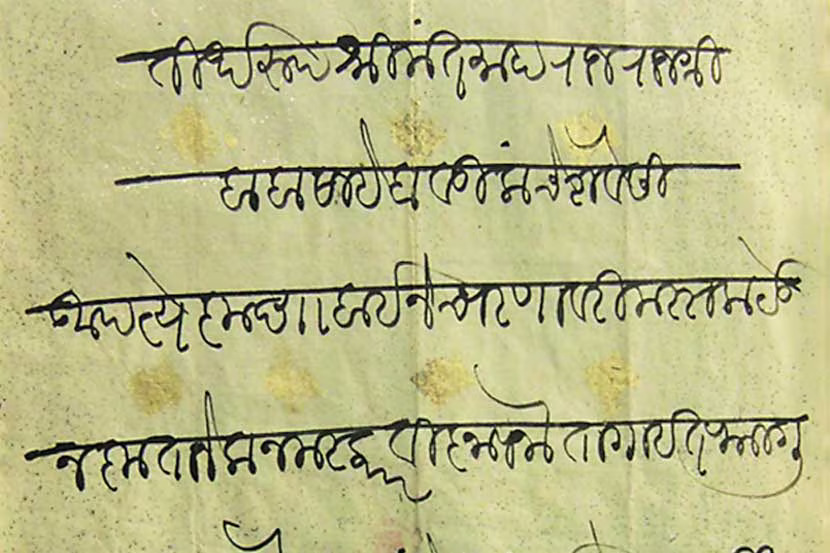
#> input picture images_raw/example1.jpg, 830 x 553 px
$ python -i hpp_segmenter.py   (imports and definitions only)
#> lines starting #> are read from the running program, lines starting #| are printed output that depends on the picture; after the words box and inside, x2 and y2 are one past the last pixel; in counts of white or black regions, pixels touching at a corner belong together
import cv2
import numpy as np
import os
import matplotlib.pyplot as plt
from scipy.signal import find_peaks, savgol_filter

class HPPSegmenter:
    """
    Classical Computer Vision Line Segmenter using Horizontal Projection Profile (HPP).
    Requires ZERO model training.
    """
    def __init__(self, output_dir="segmented_lines", debug=False,
                 blur_ksize=5, block_size=15, c_val=10,
                 savgol_window=21, ink_threshold=5, min_line_height=15, pad=5):
        self.output_dir = output_dir
        self.debug = debug
        self.blur_ksize = blur_ksize
        self.block_size = block_size
        self.c_val = c_val
        self.savgol_window = savgol_window
        self.ink_threshold = ink_threshold
        self.min_line_height = min_line_height
        self.pad = pad

        if not os.path.exists(self.output_dir):
            os.makedirs(self.output_dir)

    def preprocess(self, image_path):
        """Loads and binarizes the image (Text = White, Background = Black)."""
#> called with image_path = '../../../../../images_raw/example1.jpg'
        # 1. Load image in grayscale
        img = cv2.imread(image_path, cv2.IMREAD_GRAYSCALE)
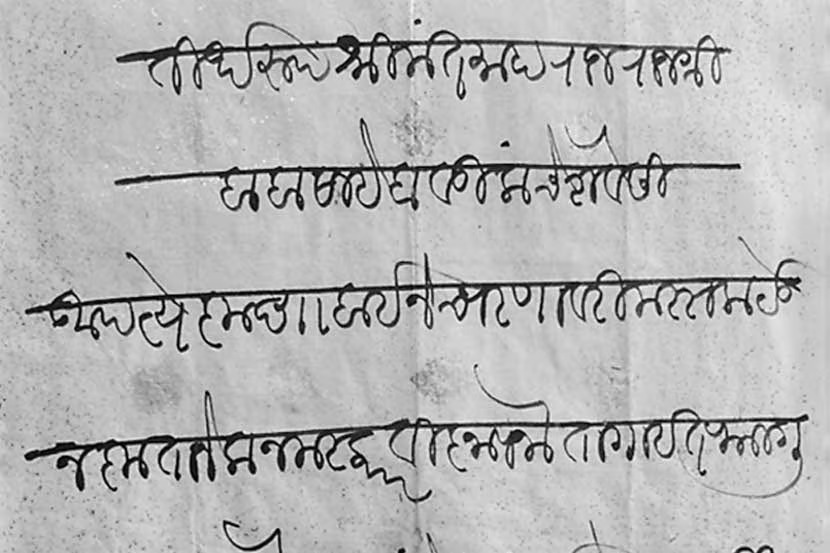
#> img: shape (553, 830); min 0, max 255, mean 181.3
        if img is None:
            raise FileNotFoundError(f"Could not load image: {image_path}")

        # Keep original for cropping later
        original_color = cv2.imread(image_path)
#> original_color is the input picture: shape (553, 830, 3); mean B, G, R 137.4, 186.5, 187.7

        # 2. Gaussian Blur to remove high-frequency noise
        blurred = cv2.GaussianBlur(img, (self.blur_ksize, self.blur_ksize), 0)

        # 3. Adaptive Thresholding (Handles uneven lighting in historical docs)
        binary = cv2.adaptiveThreshold(
            blurred, 255, cv2.ADAPTIVE_THRESH_GAUSSIAN_C,
            cv2.THRESH_BINARY_INV, self.block_size, self.c_val
        )
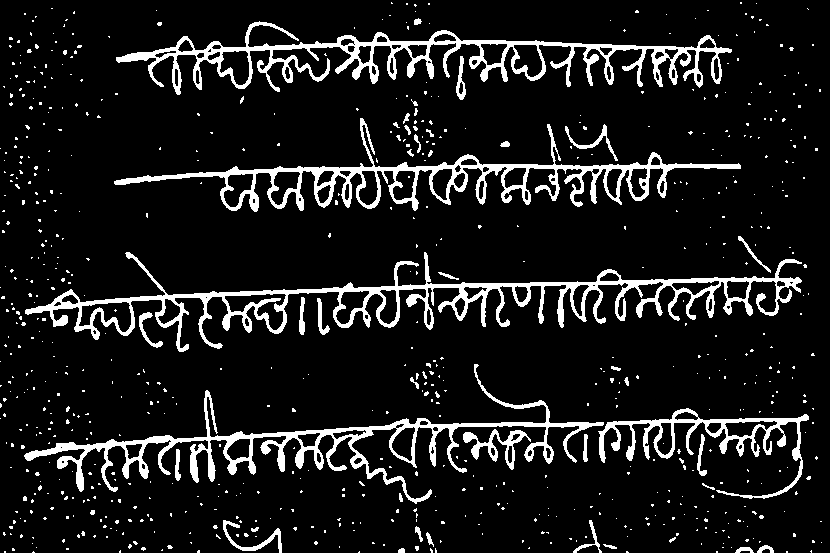
#> binary: shape (553, 830); 10.4% white; 734 white regions (691 under 20 px), largest, box (x1, y1, x2, y2) and area: (25, 252, 802, 352) 11336, (116, 21, 732, 95) 9117, (24, 364, 604, 504) 8463

        # 4. Optional: Morphological Opening to remove tiny speckles
        kernel = cv2.getStructuringElement(cv2.MORPH_RECT, (2, 2))
        clean_binary = cv2.morphologyEx(binary, cv2.MORPH_OPEN, kernel)
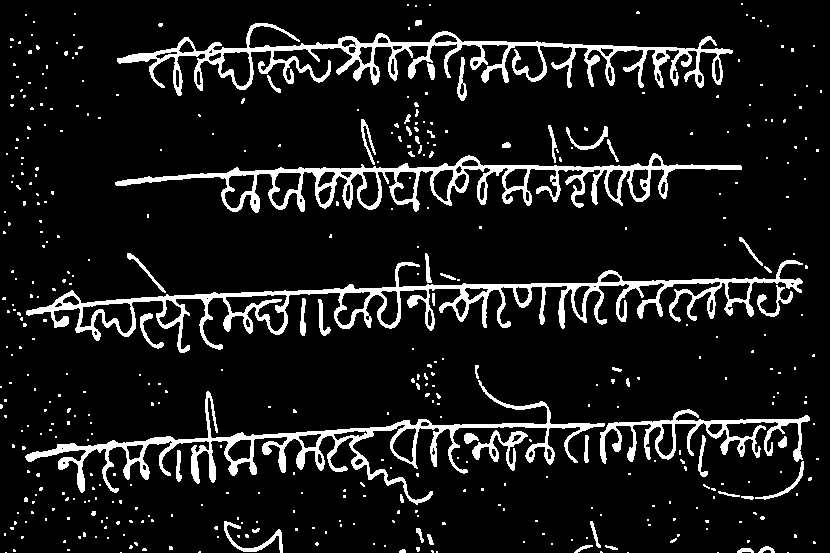
#> clean_binary: shape (553, 830); 10.2% white; 440 white regions (383 under 20 px), largest, box (x1, y1, x2, y2) and area: (26, 260, 803, 353) 10652, (117, 23, 733, 96) 8920, (25, 380, 605, 505) 8403

        return original_color, clean_binary

    def compute_hpp(self, binary_image):
        """Calculates the Horizontal Projection Profile."""
        # Sum all pixel values across the horizontal axis (axis=1)
        # Divide by 255 so the value represents the *number of text pixels* per row
        hpp = np.sum(binary_image, axis=1) / 255.0
#> hpp = 553 values, max 447 at index 168, min 0 at index 0, mean 84.39
        return hpp

    def segment_lines(self, image_path):
        """Executes the HPP pipeline and crops the text lines."""
        print(f"[*] Processing: {os.path.basename(image_path)}")

        original, binary = self.preprocess(image_path)
        hpp = self.compute_hpp(binary)

        # Smooth the histogram to prevent accidental splits inside letters with gaps (like 'i' or 'j')
        # savgol_filter applies a polynomial smoothing that preserves peak heights better than moving average
        smoothed_hpp = savgol_filter(hpp, window_length=self.savgol_window, polyorder=3)
#> smoothed_hpp = 553 values, max 288.9 at index 171, min -1.53 at index 218, mean 84.4
        smoothed_hpp[smoothed_hpp < 0] = 0 # Remove negative artifacts from smoothing

        # --- Detect Text Lines ---
        # We find contiguous blocks of rows where the number of text pixels exceeds a threshold.
        # Threshold: E.g., at least 5 pixels of ink must exist on a row to consider it text.
        is_text_row = smoothed_hpp > self.ink_threshold

        line_regions = []
        in_line = False
        start_y = 0

        for y, is_text in enumerate(is_text_row):
            if is_text and not in_line:
                # We just entered a text line
                start_y = y
                in_line = True
            elif not is_text and in_line:
                # We just exited a text line (hit a valley)
                end_y = y
                in_line = False

                # Filter out garbage: A valid Modi script line must be at least 15 pixels tall
                if (end_y - start_y) > self.min_line_height:
                    line_regions.append((start_y, end_y))
#> this loop made 553 passes
#> (is_text, in_line) on pass 18: (True, True)
#> after the loop, end_y = 355; in_line = True; line_regions = [(17, 214), (248, 355)]; start_y = 363

        # Handle edge case where text hits the absolute bottom of the image
        if in_line and (len(is_text_row) - start_y) > self.min_line_height:
            line_regions.append((start_y, len(is_text_row)))

        # --- Visual Debugging (Optional) ---
        if self.debug:
            self._plot_debug(original, binary, smoothed_hpp, line_regions)

        # --- Crop and Save ---
        saved_paths = []
        for idx, (start_y, end_y) in enumerate(line_regions):
            # Add a small 5-pixel padding top and bottom so text isn't cut off tightly
            y1 = max(0, start_y - self.pad)
            y2 = min(original.shape[0], end_y + self.pad)

            line_crop = original[y1:y2, :]

            out_path = os.path.join(self.output_dir, f"line_{idx:03d}.jpg")
            cv2.imwrite(out_path, line_crop)
            saved_paths.append(out_path)
#> this loop made 3 passes
#> (start_y, end_y, y1, y2) on passes 1 to 3: (17, 214, 12, 219), (248, 355, 243, 360), (363, 553, 358, 553)
#> pass 1, in segment_lines, `line_crop = original[y1:y2, :]`:
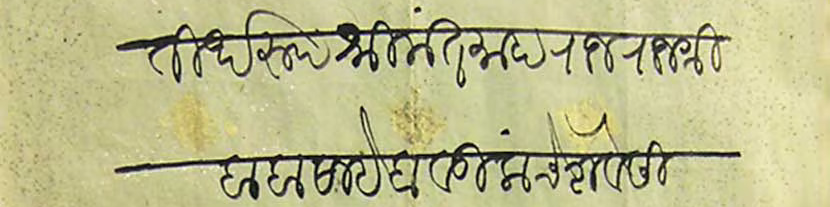
#> line_crop: shape (207, 830, 3); mean B, G, R 140.2, 187.1, 188.6
#> pass 2, in segment_lines, `line_crop = original[y1:y2, :]`:
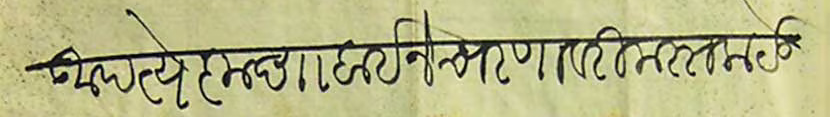
#> line_crop: shape (117, 830, 3); mean B, G, R 134.5, 181.9, 182.6
#> pass 3, in segment_lines, `line_crop = original[y1:y2, :]`:
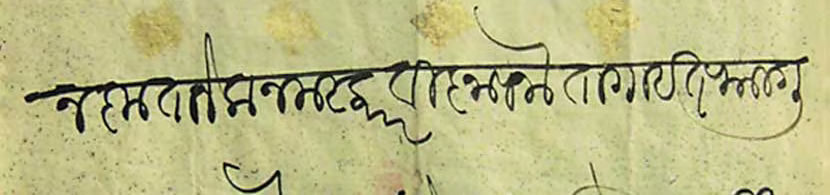
#> line_crop: shape (195, 830, 3); mean B, G, R 133.7, 185.7, 186.7
#> after the loop, saved_paths = ['segmented_lines/line_000.jpg', 'segmented_lines/line_001.jpg', 'segmented_lines/line_002.jpg']

        print(f"[+] Successfully extracted {len(line_regions)} lines to '{self.output_dir}'")
#| [+] Successfully extracted 3 lines to 'segmented_lines'
        return saved_paths

    def _plot_debug(self, original, binary, hpp, line_regions):
        """Displays the original image, the binary image, and the HPP histogram side-by-side."""
        fig, axes = plt.subplots(1, 3, figsize=(15, 8))

        axes[0].imshow(cv2.cvtColor(original, cv2.COLOR_BGR2RGB))
        axes[0].set_title("Original Image")

        axes[1].imshow(binary, cmap='gray')
        axes[1].set_title("Binarized")

        # Plot HPP sideways to align with the image rows
        y_coords = np.arange(len(hpp))
        axes[2].plot(hpp, y_coords, color='blue')
        axes[2].invert_yaxis() # Match image coordinate system (0 at top)
        axes[2].set_title("Horizontal Projection Profile")
        axes[2].set_xlabel("Number of Ink Pixels")

        # Draw red lines showing the calculated cuts
        for start_y, end_y in line_regions:
            axes[2].axhline(y=start_y, color='green', linestyle='--', alpha=0.6)
            axes[2].axhline(y=end_y, color='red', linestyle='--', alpha=0.6)

            axes[0].axhline(y=start_y, color='green', linestyle='--', alpha=0.6)
            axes[0].axhline(y=end_y, color='red', linestyle='--', alpha=0.6)

        plt.tight_layout()
        plt.show()

# ==========================================
# USAGE EXAMPLE
# ==========================================
# [8 lines not run here, left out]

>>> result = HPPSegmenter().segment_lines('../../../../../images_raw/example1.jpg')
#> result has the same summary as saved_paths in segment_lines

$ run again, on images_raw/example2.jpg
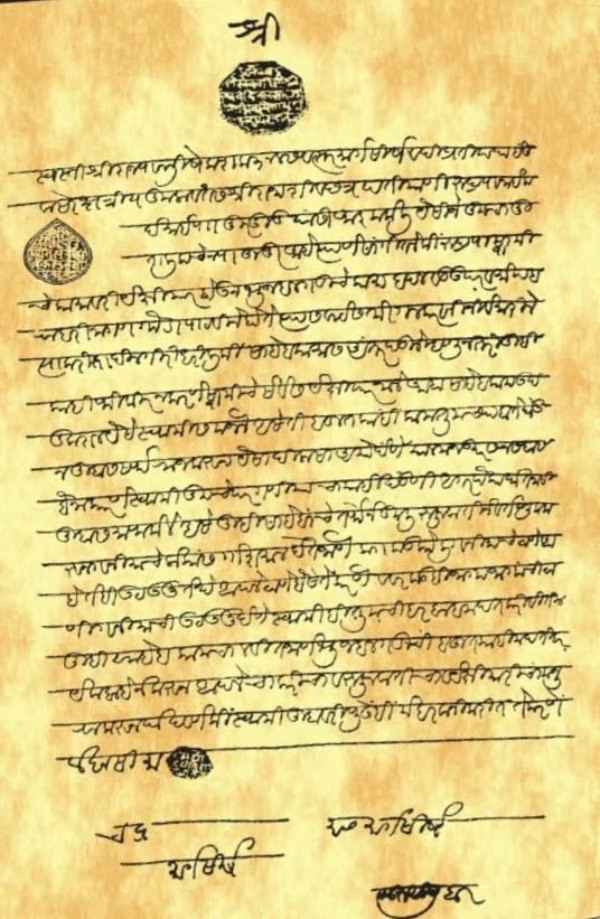
#> input picture images_raw/example2.jpg, 600 x 919 px
#> in preprocess, original_color is the input picture: shape (919, 600, 3); mean B, G, R 132.1, 203.2, 222.9
#> in preprocess, `binary = cv2.adaptiveThreshold( blurred, 255, cv2.ADAPTIVE_THRESH_GAUS..`:
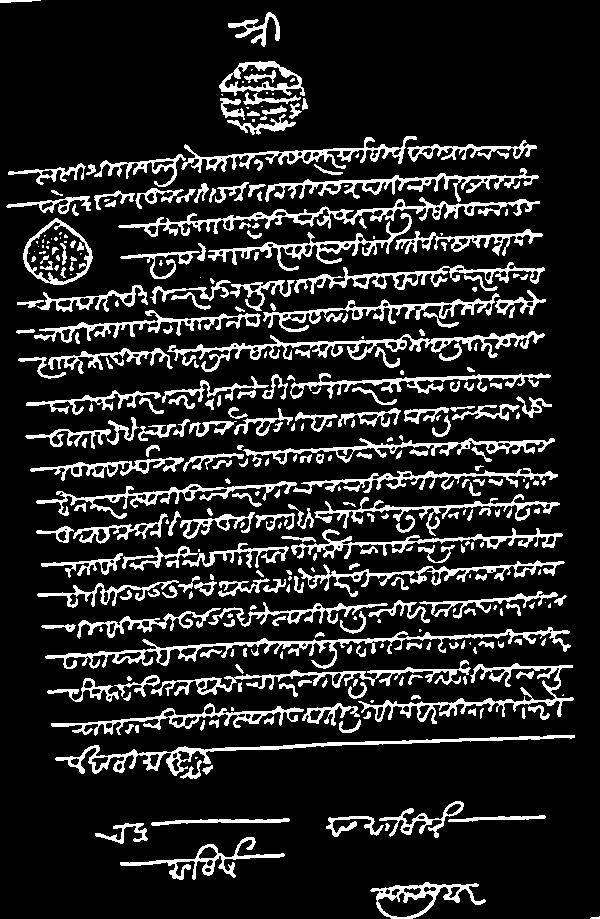
#> binary: shape (919, 600); 14.8% white; 354 white regions (81 under 20 px), largest, box (x1, y1, x2, y2) and area: (45, 627, 571, 669) 3184, (118, 197, 540, 237) 2845, (167, 331, 545, 372) 2834
#> clean_binary: shape (919, 600); 14.5% white; 666 white regions (142 under 20 px), largest, box (x1, y1, x2, y2) and area: (266, 169, 540, 203) 1928, (167, 736, 576, 777) 1666, (148, 632, 409, 670) 1456
#> in compute_hpp, `hpp = np.sum(binary_image, axis=1) / 255.0`: hpp = 919 values, max 232 at index 820, min 0 at index 4, mean 86.76
#> smoothed_hpp = 919 values, max 165.2 at index 307, min -3.21 at index 54, mean 86.75
#> the loop in segment_lines, `for y, is_text in enumerate(is_text_row):` made 919 passes
#> (is_text, in_line) on passes 1, 6, 17, 47, 60: (True, True), (False, False), (True, True), (False, False), (True, True)
#> after the loop in segment_lines, `for y, is_text in enumerate(is_text_row):`: end_y = 808; in_line = True; line_regions = [(16, 46), (59, 137), (140, 780)]; start_y = 811
#> the loop in segment_lines, `for idx, (start_y, end_y) in enumerate(line_regions): # Add a small 5-..` made 4 passes
#> (start_y, end_y, y1, y2) on passes 1 to 4: (16, 46, 11, 51), (59, 137, 54, 142), (140, 780, 135, 785), (811, 919, 806, 919)
#> pass 3, in segment_lines, `line_crop = original[y1:y2, :]`:
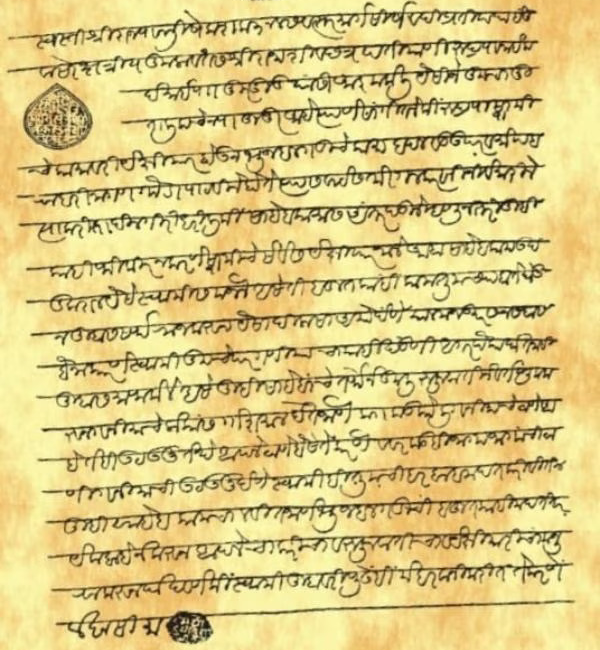
#> line_crop: shape (650, 600, 3); mean B, G, R 130.7, 199.5, 217.6
#> after the loop in segment_lines, `for idx, (start_y, end_y) in enumerate(line_regions):`: saved_paths = ['segmented_lines/line_000.jpg', 'segmented_lines/line_001.jpg', 'segmented_lines/line_002.jpg', 'segmented_lines/line_003.jpg']
#| [+] Successfully extracted 4 lines to 'segmented_lines'
#> result has the same summary as saved_paths in segment_lines

$ run again, on images_raw/example3.jpg
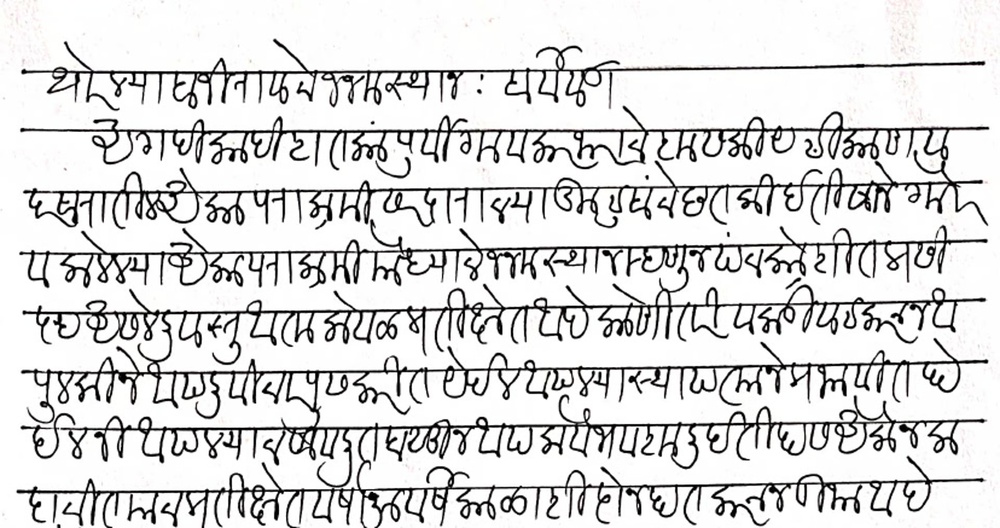
#> input picture images_raw/example3.jpg, 1000 x 528 px, shrunk from 1920 x 1013 before the run
#> in preprocess, original_color is the input picture: shape (528, 1000, 3); mean B, G, R 218.1, 218.1, 218.3
#> in preprocess, `binary = cv2.adaptiveThreshold( blurred, 255, cv2.ADAPTIVE_THRESH_GAUS..`:
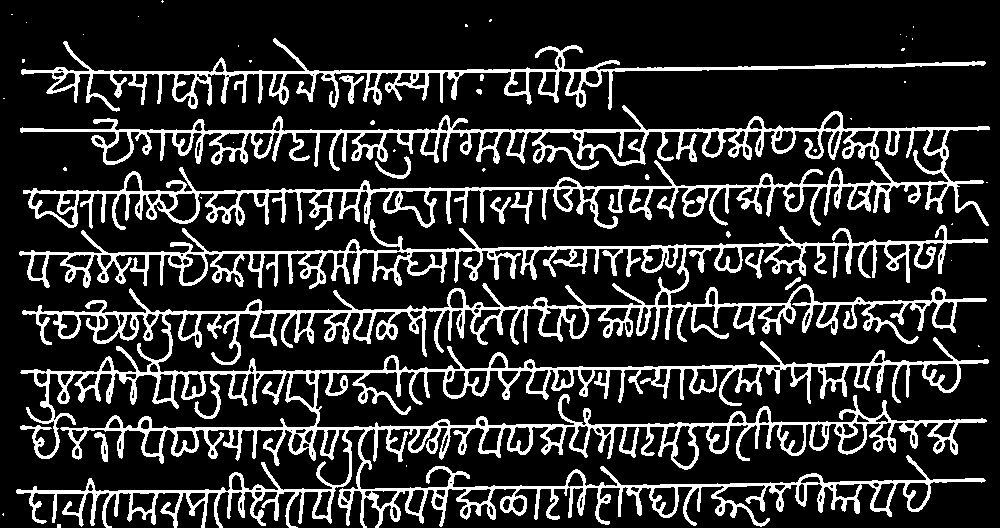
#> binary: shape (528, 1000); 18.3% white; 46 white regions (32 under 20 px), largest, box (x1, y1, x2, y2) and area: (16, 219, 989, 528) 63038, (20, 105, 990, 230) 23734, (21, 38, 986, 112) 8351
#> clean_binary: shape (528, 1000); 18.2% white; 30 white regions (12 under 20 px), largest, box (x1, y1, x2, y2) and area: (62, 338, 990, 528) 30964, (20, 220, 988, 460) 27611, (21, 106, 991, 231) 23663
#> in compute_hpp, `hpp = np.sum(binary_image, axis=1) / 255.0`: hpp = 528 values, max 910 at index 131, min 0 at index 0, mean 182.2
#> smoothed_hpp = 528 values, max 418.4 at index 429, min -6.43 at index 121, mean 182.2
#> the loop in segment_lines, `for y, is_text in enumerate(is_text_row):` made 528 passes
#> (is_text, start_y, in_line) on pass 42: (True, 41, True)
#> after the loop in segment_lines, `for y, is_text in enumerate(is_text_row):`: end_y = 121; in_line = True; line_regions = [(41, 121)]; start_y = 123
#> the loop in segment_lines, `for idx, (start_y, end_y) in enumerate(line_regions): # Add a small 5-..` made 2 passes
#> (start_y, end_y, y1, y2) on passes 1 to 2: (41, 121, 36, 126), (123, 528, 118, 528)
#> pass 2, in segment_lines, `line_crop = original[y1:y2, :]`:
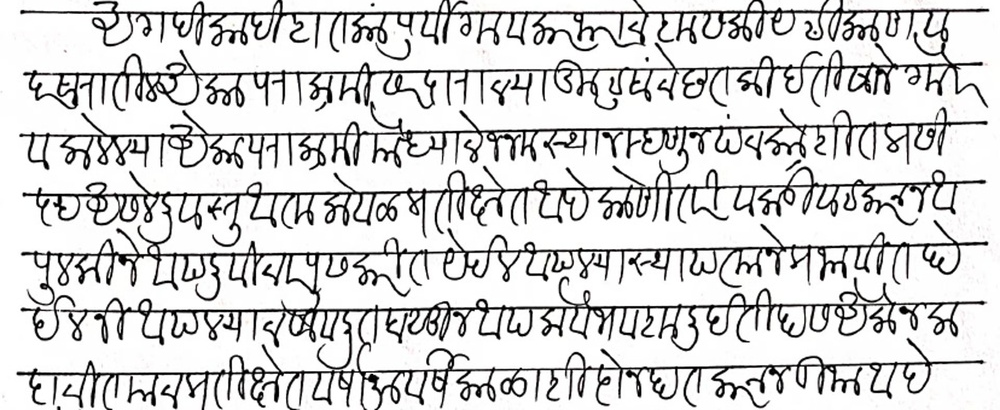
#> line_crop: shape (410, 1000, 3); mean B, G, R 212, 212, 212.2
#> after the loop in segment_lines, `for idx, (start_y, end_y) in enumerate(line_regions):`: saved_paths = ['segmented_lines/line_000.jpg', 'segmented_lines/line_001.jpg']
#| [+] Successfully extracted 2 lines to 'segmented_lines'
#> result has the same summary as saved_paths in segment_lines
